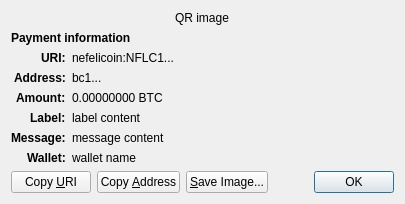
<?xml version="1.0" encoding="UTF-8"?>
<ui version="4.0">
 <class>ReceiveRequestDialog</class>
 <widget class="QDialog" name="ReceiveRequestDialog">
  <property name="geometry">
   <rect>
    <x>0</x>
    <y>0</y>
    <width>413</width>
    <height>229</height>
   </rect>
  </property>
  <property name="windowTitle">
   <string>Request payment to ...</string>
  </property>
  <layout class="QGridLayout" name="gridLayout" columnstretch="0,1">
   <property name="sizeConstraint">
    <enum>QLayout::SetFixedSize</enum>
   </property>
   <item row="0" column="0" colspan="2" alignment="Qt::AlignHCenter">
    <widget class="QRImageWidget" name="qr_code">
     <property name="text">
      <string notr="true">QR image</string>
     </property>
     <property name="textInteractionFlags">
      <set>Qt::NoTextInteraction</set>
     </property>
    </widget>
   </item>
   <item row="1" column="0" colspan="2">
    <widget class="QLabel" name="payment_header">
     <property name="font">
      <font>
       <weight>75</weight>
       <bold>true</bold>
      </font>
     </property>
     <property name="text">
      <string>Payment information</string>
     </property>
     <property name="textInteractionFlags">
      <set>Qt::NoTextInteraction</set>
     </property>
    </widget>
   </item>
   <item row="2" column="0" alignment="Qt::AlignRight|Qt::AlignTop">
    <widget class="QLabel" name="uri_tag">
     <property name="font">
      <font>
       <weight>75</weight>
       <bold>true</bold>
      </font>
     </property>
     <property name="text">
      <string notr="true">URI:</string>
     </property>
     <property name="textFormat">
      <enum>Qt::PlainText</enum>
     </property>
     <property name="textInteractionFlags">
      <set>Qt::NoTextInteraction</set>
     </property>
    </widget>
   </item>
   <item row="2" column="1" alignment="Qt::AlignTop">
    <widget class="QLabel" name="uri_content">
     <property name="text">
      <string notr="true">nefelicoin:NFLC1...</string>
     </property>
     <property name="textFormat">
      <enum>Qt::RichText</enum>
     </property>
     <property name="wordWrap">
      <bool>true</bool>
     </property>
     <property name="textInteractionFlags">
      <set>Qt::TextSelectableByMouse</set>
     </property>
    </widget>
   </item>
   <item row="3" column="0" alignment="Qt::AlignRight|Qt::AlignTop">
    <widget class="QLabel" name="address_tag">
     <property name="font">
      <font>
       <weight>75</weight>
       <bold>true</bold>
      </font>
     </property>
     <property name="text">
      <string>Address:</string>
     </property>
     <property name="textInteractionFlags">
      <set>Qt::NoTextInteraction</set>
     </property>
    </widget>
   </item>
   <item row="3" column="1" alignment="Qt::AlignTop">
    <widget class="QLabel" name="address_content">
     <property name="text">
      <string notr="true">bc1...</string>
     </property>
     <property name="textFormat">
      <enum>Qt::PlainText</enum>
     </property>
     <property name="textInteractionFlags">
      <set>Qt::TextSelectableByMouse</set>
     </property>
    </widget>
   </item>
   <item row="4" column="0" alignment="Qt::AlignRight|Qt::AlignTop">
    <widget class="QLabel" name="amount_tag">
     <property name="font">
      <font>
       <weight>75</weight>
       <bold>true</bold>
      </font>
     </property>
     <property name="text">
      <string>Amount:</string>
     </property>
     <property name="textInteractionFlags">
      <set>Qt::NoTextInteraction</set>
     </property>
    </widget>
   </item>
   <item row="4" column="1" alignment="Qt::AlignTop">
    <widget class="QLabel" name="amount_content">
     <property name="text">
      <string notr="true">0.00000000 BTC</string>
     </property>
     <property name="textFormat">
      <enum>Qt::PlainText</enum>
     </property>
     <property name="textInteractionFlags">
      <set>Qt::TextSelectableByMouse</set>
     </property>
    </widget>
   </item>
   <item row="5" column="0" alignment="Qt::AlignRight|Qt::AlignTop">
    <widget class="QLabel" name="label_tag">
     <property name="font">
      <font>
       <weight>75</weight>
       <bold>true</bold>
      </font>
     </property>
     <property name="text">
      <string>Label:</string>
     </property>
     <property name="textInteractionFlags">
      <set>Qt::NoTextInteraction</set>
     </property>
    </widget>
   </item>
   <item row="5" column="1" alignment="Qt::AlignTop">
    <widget class="QLabel" name="label_content">
     <property name="text">
      <string notr="true">label content</string>
     </property>
     <property name="textFormat">
      <enum>Qt::PlainText</enum>
     </property>
     <property name="wordWrap">
      <bool>true</bool>
     </property>
     <property name="textInteractionFlags">
      <set>Qt::TextSelectableByMouse</set>
     </property>
    </widget>
   </item>
   <item row="6" column="0" alignment="Qt::AlignRight|Qt::AlignTop">
    <widget class="QLabel" name="message_tag">
     <property name="font">
      <font>
       <weight>75</weight>
       <bold>true</bold>
      </font>
     </property>
     <property name="text">
      <string>Message:</string>
     </property>
     <property name="textInteractionFlags">
      <set>Qt::NoTextInteraction</set>
     </property>
    </widget>
   </item>
   <item row="6" column="1" alignment="Qt::AlignTop">
    <widget class="QLabel" name="message_content">
     <property name="text">
      <string notr="true">message content</string>
     </property>
     <property name="textFormat">
      <enum>Qt::PlainText</enum>
     </property>
     <property name="wordWrap">
      <bool>true</bool>
     </property>
     <property name="textInteractionFlags">
      <set>Qt::TextSelectableByMouse</set>
     </property>
    </widget>
   </item>
   <item row="7" column="0" alignment="Qt::AlignRight|Qt::AlignTop">
    <widget class="QLabel" name="wallet_tag">
     <property name="font">
      <font>
       <weight>75</weight>
       <bold>true</bold>
      </font>
     </property>
     <property name="text">
      <string>Wallet:</string>
     </property>
     <property name="textInteractionFlags">
      <set>Qt::NoTextInteraction</set>
     </property>
    </widget>
   </item>
   <item row="7" column="1" alignment="Qt::AlignTop">
    <widget class="QLabel" name="wallet_content">
     <property name="text">
      <string notr="true">wallet name</string>
     </property>
     <property name="textFormat">
      <enum>Qt::PlainText</enum>
     </property>
     <property name="wordWrap">
      <bool>true</bool>
     </property>
     <property name="textInteractionFlags">
      <set>Qt::TextSelectableByMouse</set>
     </property>
    </widget>
   </item>
   <item row="8" column="0" colspan="2">
    <layout class="QHBoxLayout" name="horizontalLayout">
     <item>
      <widget class="QPushButton" name="btnCopyURI">
       <property name="text">
        <string>Copy &amp;URI</string>
       </property>
       <property name="autoDefault">
        <bool>false</bool>
       </property>
      </widget>
     </item>
     <item>
      <widget class="QPushButton" name="btnCopyAddress">
       <property name="text">
        <string>Copy &amp;Address</string>
       </property>
       <property name="autoDefault">
        <bool>false</bool>
       </property>
      </widget>
     </item>
     <item>
      <widget class="QPushButton" name="btnSaveAs">
       <property name="text">
        <string>&amp;Save Image...</string>
       </property>
       <property name="autoDefault">
        <bool>false</bool>
       </property>
      </widget>
     </item>
     <item>
      <spacer name="horizontalSpacer_2">
       <property name="orientation">
        <enum>Qt::Horizontal</enum>
       </property>
       <property name="sizeHint" stdset="0">
        <size>
         <width>40</width>
         <height>20</height>
        </size>
       </property>
      </spacer>
     </item>
     <item>
      <widget class="QDialogButtonBox" name="buttonBox">
       <property name="focusPolicy">
        <enum>Qt::StrongFocus</enum>
       </property>
       <property name="standardButtons">
        <set>QDialogButtonBox::Ok</set>
       </property>
      </widget>
     </item>
    </layout>
   </item>
  </layout>
 </widget>
 <customwidgets>
  <customwidget>
   <class>QRImageWidget</class>
   <extends>QLabel</extends>
   <header>qt/qrimagewidget.h</header>
  </customwidget>
 </customwidgets>
 <tabstops>
  <tabstop>buttonBox</tabstop>
  <tabstop>btnCopyURI</tabstop>
  <tabstop>btnCopyAddress</tabstop>
  <tabstop>btnSaveAs</tabstop>
 </tabstops>
 <resources/>
 <connections>
  <connection>
   <sender>buttonBox</sender>
   <signal>accepted()</signal>
   <receiver>ReceiveRequestDialog</receiver>
   <slot>accept()</slot>
   <hints>
    <hint type="sourcelabel">
     <x>135</x>
     <y>230</y>
    </hint>
    <hint type="destinationlabel">
     <x>135</x>
     <y>126</y>
    </hint>
   </hints>
  </connection>
 </connections>
</ui>
